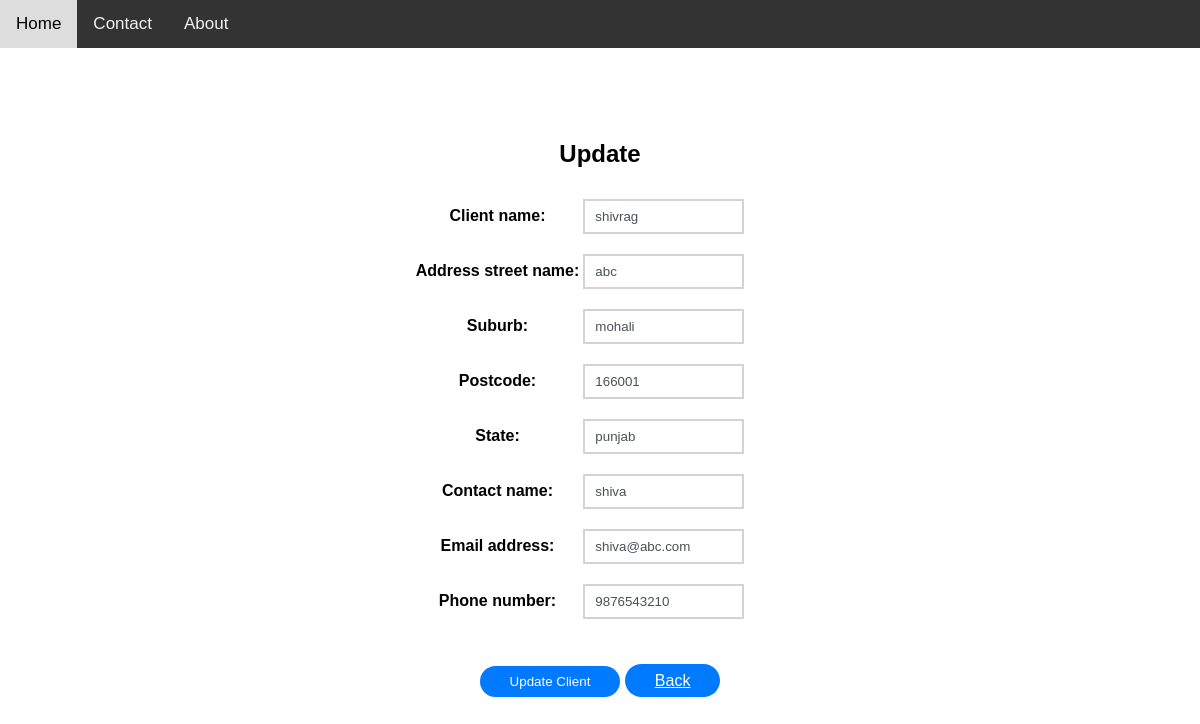
/updateclient/4, run on an earlier commit of the app's database.
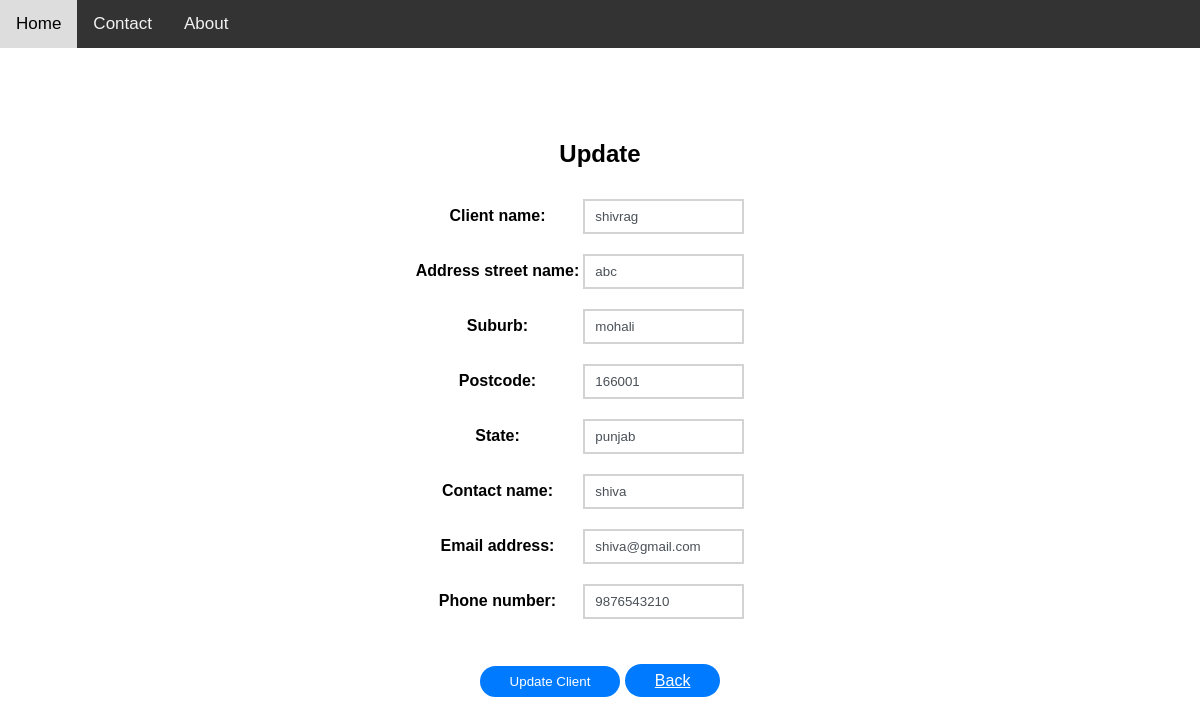
And on a later commit of the database.
### myapp/models.py (models this page shows, shortened)
class Client(models.Model):
    client_name = models.CharField(max_length=48, unique=True, null=False)
    address_street_name = models.CharField(max_length=50)
    suburb = models.CharField(max_length=40)
    postcode = models.CharField(max_length=6, null=True, blank=True, validators=[RegexValidator(r'^\d{1,10}$')])
    state = models.CharField(max_length=20, null=False, blank=False)
    contact_name = models.CharField(max_length=48)
    email_address= models.EmailField(max_length=62, null=False)
    phone_number = models.CharField(max_length=10, validators=[RegexValidator(r'^\d{1,10}$')])

### myapp/views.py (the view)
# urls.py: path('updateclient/<int:pk>',views.client_update, name='updateclient'),
def client_update(request, pk, template_name='myapp/edit_client.html'):
    client= get_object_or_404(Client, pk=pk)
    form = ClientForm(request.POST or None, instance=client)
    if form.is_valid():
        form.save()
        return redirect('showclient')
    return render(request, template_name, {'form':form})

### myapp/forms.py
class ClientForm(forms.ModelForm):
    client_name = forms.CharField(required=True, widget=forms.TextInput(attrs={'class':'form-control' , 'autocomplete': 'off','pattern':'[A-Za-z ]+', 'title':'Enter Characters Only '}))
    address_street_name = forms.CharField(required=False, widget=forms.TextInput(attrs={'class':'form-control' , 'autocomplete': 'off','pattern':'[0-9A-Za-z ]+', 'title':'Enter Characters Only '}))
    suburb = forms.CharField(required=False, widget=forms.TextInput(attrs={'class':'form-control' , 'autocomplete': 'off','pattern':'[A-Za-z ]+', 'title':'Enter Characters Only '}))
    state = forms.CharField(required=False, widget=forms.TextInput(attrs={'class':'form-control' , 'autocomplete': 'off','pattern':'[A-Za-z ]+', 'title':'Enter Characters Only '}))
    contact_name = forms.CharField(required=False, widget=forms.TextInput(attrs={'class':'form-control' , 'autocomplete': 'off','pattern':'[A-Za-z ]+', 'title':'Enter Characters Only '}))
    class Meta:
        model = Client
        fields = ['client_name','address_street_name','suburb','postcode','state','contact_name','email_address','phone_number']

### myproject/templates/myapp/edit_client.html (shortened to what this page needs)
{% extends 'myapp/layout.html' %}
{% block content %}
<form action="" method="post">
<div class="">
    <br><br><br><br>
        <h2 align="center">Update</h2>
            <table align="center">
            {{ form.as_table }}
            </table>
        <br>
        <br>
    <div class="container-login100-form-btn m-t-20" align="center">
        <button class="button" type="submit" value="submit">
        Update Client
        </button>
        <a href="{% url 'showclient' %}" class="button">Back</a>
    </div> <br>
</div>
</form>
{% endblock %}

What changed in the data, as far as the page shows it:
changed Client "shivrag": email_address "shiva@abc.com" → "shiva@gmail.com"
